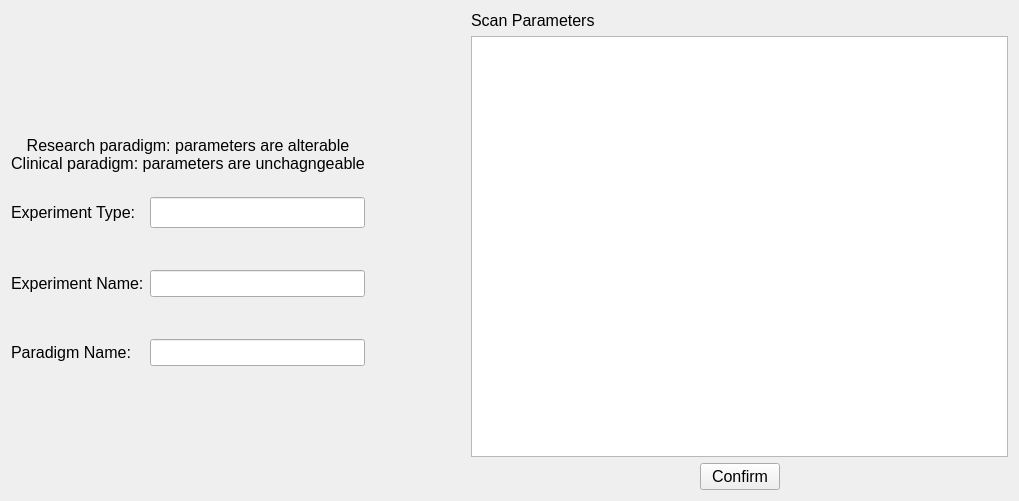
<?xml version="1.0" encoding="UTF-8"?>
<ui version="4.0">
 <class>ExperimentManager</class>
 <widget class="QWidget" name="ExperimentManager">
  <property name="geometry">
   <rect>
    <x>0</x>
    <y>0</y>
    <width>1019</width>
    <height>501</height>
   </rect>
  </property>
  <property name="windowTitle">
   <string>ExperimentManager</string>
  </property>
  <layout class="QHBoxLayout" name="horizontalLayout">
   <item>
    <layout class="QVBoxLayout" name="verticalLayout">
     <item>
      <spacer name="verticalSpacer">
       <property name="orientation">
        <enum>Qt::Vertical</enum>
       </property>
       <property name="sizeHint" stdset="0">
        <size>
         <width>20</width>
         <height>132</height>
        </size>
       </property>
      </spacer>
     </item>
     <item>
      <layout class="QGridLayout" name="gridLayout_3">
       <item row="6" column="0">
        <widget class="QLabel" name="label_5">
         <property name="font">
          <font>
           <pointsize>12</pointsize>
          </font>
         </property>
         <property name="text">
          <string>Paradigm Name:</string>
         </property>
        </widget>
       </item>
       <item row="5" column="0">
        <spacer name="verticalSpacer_2">
         <property name="font">
          <font>
           <pointsize>12</pointsize>
          </font>
         </property>
         <property name="orientation">
          <enum>Qt::Vertical</enum>
         </property>
         <property name="sizeHint" stdset="0">
          <size>
           <width>20</width>
           <height>40</height>
          </size>
         </property>
        </spacer>
       </item>
       <item row="1" column="0">
        <layout class="QHBoxLayout" name="horizontalLayout_3">
         <item>
          <widget class="QLabel" name="label_7">
           <property name="font">
            <font>
             <pointsize>12</pointsize>
            </font>
           </property>
           <property name="text">
            <string>Experiment Type:</string>
           </property>
          </widget>
         </item>
        </layout>
       </item>
       <item row="4" column="1" colspan="2">
        <widget class="QLineEdit" name="experimentNameLineEdit">
         <property name="font">
          <font>
           <pointsize>12</pointsize>
          </font>
         </property>
        </widget>
       </item>
       <item row="3" column="0">
        <spacer name="verticalSpacer_4">
         <property name="orientation">
          <enum>Qt::Vertical</enum>
         </property>
         <property name="sizeHint" stdset="0">
          <size>
           <width>20</width>
           <height>40</height>
          </size>
         </property>
        </spacer>
       </item>
       <item row="6" column="1" colspan="2">
        <widget class="QLineEdit" name="paradigmNameLineEdit">
         <property name="font">
          <font>
           <pointsize>12</pointsize>
          </font>
         </property>
         <property name="readOnly">
          <bool>true</bool>
         </property>
        </widget>
       </item>
       <item row="4" column="0">
        <widget class="QLabel" name="label_4">
         <property name="font">
          <font>
           <pointsize>12</pointsize>
          </font>
         </property>
         <property name="text">
          <string>Experiment Name:</string>
         </property>
        </widget>
       </item>
       <item row="1" column="1" colspan="2">
        <widget class="QLineEdit" name="experimentLineEdit">
         <property name="enabled">
          <bool>true</bool>
         </property>
         <property name="font">
          <font>
           <family>ADMUI3Lg</family>
           <pointsize>12</pointsize>
          </font>
         </property>
         <property name="readOnly">
          <bool>true</bool>
         </property>
        </widget>
       </item>
       <item row="0" column="0" colspan="3">
        <widget class="QLabel" name="label">
         <property name="font">
          <font>
           <pointsize>12</pointsize>
          </font>
         </property>
         <property name="text">
          <string>Research paradigm: parameters are alterable
Clinical paradigm: parameters are unchagngeable
</string>
         </property>
         <property name="alignment">
          <set>Qt::AlignCenter</set>
         </property>
        </widget>
       </item>
      </layout>
     </item>
     <item>
      <spacer name="verticalSpacer_3">
       <property name="orientation">
        <enum>Qt::Vertical</enum>
       </property>
       <property name="sizeHint" stdset="0">
        <size>
         <width>20</width>
         <height>131</height>
        </size>
       </property>
      </spacer>
     </item>
    </layout>
   </item>
   <item>
    <spacer name="horizontalSpacer_5">
     <property name="orientation">
      <enum>Qt::Horizontal</enum>
     </property>
     <property name="sizeType">
      <enum>QSizePolicy::Preferred</enum>
     </property>
     <property name="sizeHint" stdset="0">
      <size>
       <width>100</width>
       <height>17</height>
      </size>
     </property>
    </spacer>
   </item>
   <item>
    <layout class="QGridLayout" name="gridLayout_4">
     <item row="2" column="0">
      <spacer name="horizontalSpacer_3">
       <property name="font">
        <font>
         <pointsize>12</pointsize>
        </font>
       </property>
       <property name="orientation">
        <enum>Qt::Horizontal</enum>
       </property>
       <property name="sizeHint" stdset="0">
        <size>
         <width>40</width>
         <height>20</height>
        </size>
       </property>
      </spacer>
     </item>
     <item row="2" column="2">
      <spacer name="horizontalSpacer_4">
       <property name="font">
        <font>
         <pointsize>12</pointsize>
        </font>
       </property>
       <property name="orientation">
        <enum>Qt::Horizontal</enum>
       </property>
       <property name="sizeHint" stdset="0">
        <size>
         <width>40</width>
         <height>20</height>
        </size>
       </property>
      </spacer>
     </item>
     <item row="0" column="0" colspan="3">
      <widget class="QLabel" name="label_6">
       <property name="sizePolicy">
        <sizepolicy hsizetype="Preferred" vsizetype="Maximum">
         <horstretch>0</horstretch>
         <verstretch>0</verstretch>
        </sizepolicy>
       </property>
       <property name="font">
        <font>
         <pointsize>12</pointsize>
        </font>
       </property>
       <property name="text">
        <string>Scan Parameters</string>
       </property>
      </widget>
     </item>
     <item row="2" column="1">
      <widget class="QPushButton" name="confirmPushButton">
       <property name="font">
        <font>
         <pointsize>12</pointsize>
        </font>
       </property>
       <property name="text">
        <string>Confirm</string>
       </property>
      </widget>
     </item>
     <item row="1" column="0" colspan="3">
      <widget class="QTableView" name="scanParametersTableView">
       <property name="sizePolicy">
        <sizepolicy hsizetype="Preferred" vsizetype="Preferred">
         <horstretch>0</horstretch>
         <verstretch>0</verstretch>
        </sizepolicy>
       </property>
       <property name="font">
        <font>
         <pointsize>12</pointsize>
        </font>
       </property>
       <property name="textElideMode">
        <enum>Qt::ElideLeft</enum>
       </property>
      </widget>
     </item>
    </layout>
   </item>
  </layout>
 </widget>
 <layoutdefault spacing="6" margin="11"/>
 <tabstops>
  <tabstop>experimentNameLineEdit</tabstop>
  <tabstop>paradigmNameLineEdit</tabstop>
  <tabstop>scanParametersTableView</tabstop>
  <tabstop>confirmPushButton</tabstop>
 </tabstops>
 <resources/>
 <connections/>
</ui>
